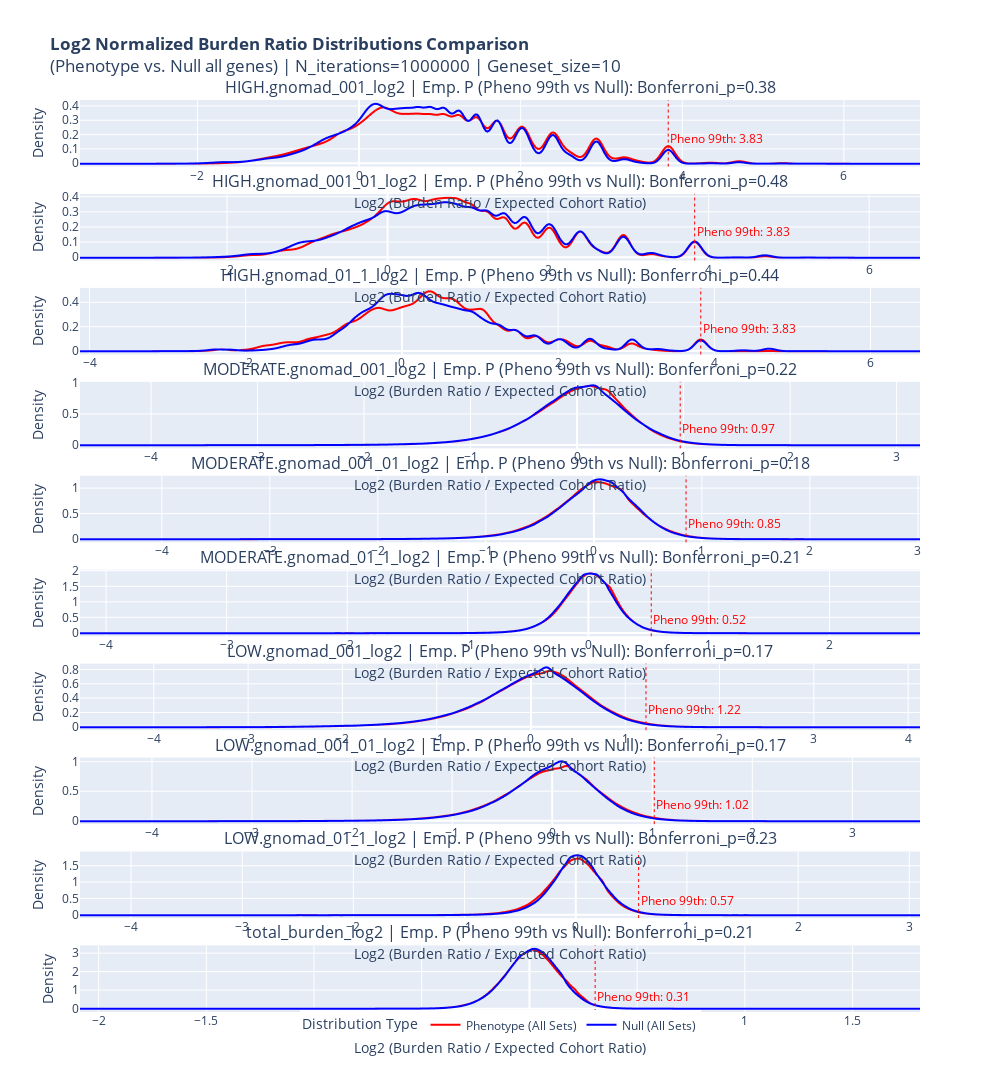

The notebook cell saved with this chart:
### Code cell
import numpy as np
import plotly.graph_objects as go
from plotly.subplots import make_subplots


# This plot compares the main Phenotype and Null simulations AND NMD-specific simulations
fig_overlay_main_sims = make_subplots(  # Renamed from fig_overlay_final to fig_overlay_main_sims for clarity
    rows=len(bin_columns),
    cols=1,
    vertical_spacing=0.03,
    subplot_titles = [
    f"{col}_log2 | Emp. P (Pheno 99th vs Null): Bonferroni_p={empirical_99th_df.loc[empirical_99th_df['Frequency_Bin'] == col, 'Bonferroni_Adjusted_Pval'].values[0]:.2f}"
        for col in bin_columns
    ]
)

for i, col in enumerate(bin_columns):
    col_log2_pheno = df_ratios_pheno.get(col + "_log2", pd.Series(dtype=float)).replace([np.inf, -np.inf],
                                                                                        np.nan).dropna()
    col_log2_null = df_ratios_null.get(col + "_log2", pd.Series(dtype=float)).replace([np.inf, -np.inf],
                                                                                      np.nan).dropna()

    # Get NMD data for this bin
    col_log2_pheno_nmd = df_ratios_pheno_nmd.get(col + "nmd_log2", pd.Series(dtype=float)).replace([np.inf, -np.inf],
                                                                                        np.nan).dropna()
    col_log2_null_nmd = df_ratios_null_nmd.get(col + "nmd_log2", pd.Series(dtype=float)).replace([np.inf, -np.inf],
                                                                                      np.nan).dropna()

    all_valid_data_for_bin = pd.concat(
        [col_log2_pheno, col_log2_null, col_log2_pheno_nmd, col_log2_null_nmd]).dropna()  # Include NMD data for range

    if len(all_valid_data_for_bin) > 1:
        min_val = all_valid_data_for_bin.min() - 1
        max_val = all_valid_data_for_bin.max() + 1
        x_grid = np.linspace(min_val, max_val, 500)

        # Plot Main Phenotype Simulation
        if len(col_log2_pheno) > 1:
            pheno_kde = gaussian_kde(col_log2_pheno)
            pheno_density = pheno_kde(x_grid)
            fig_overlay_main_sims.add_trace(
                go.Scattergl(x=x_grid, y=pheno_density, mode='lines', line=dict(color='red', width=2),
                             name="Phenotype (All Sets)", showlegend=(i == 0)),
                row=i + 1, col=1
            )

        # Plot Main Null Simulation
        if len(col_log2_null) > 1:
            null_kde = gaussian_kde(col_log2_null)
            null_density = null_kde(x_grid)
            fig_overlay_main_sims.add_trace(
                go.Scattergl(x=x_grid, y=null_density, mode='lines', line=dict(color='blue', width=2),
                             name="Null (All Sets)", showlegend=(i == 0)),
                row=i + 1, col=1
            )


        # Add Pheno 95th percentile line
        if len(col_log2_pheno) > 1:
            pheno_95th_val = np.percentile(col_log2_pheno, 99) #99th percentile
            fig_overlay_main_sims.add_vline(
            x=pheno_95th_val, line_width=1, line_dash="dot", line_color="red",
            row=i + 1, col=1)

            fig_overlay_main_sims.add_annotation(
                x=pheno_95th_val,
                y=0.1,  # Set this to a slightly higher value than the bottom of your y-axis
                text=f"Pheno 99th: {pheno_95th_val:.2f}",
                showarrow=False,
                xanchor="left",
                yanchor="bottom",
                font=dict(color="red"),
                row=i + 1,
                col=1
            )
    else:
        print(f"Skipping density plot for bin {col} due to insufficient combined data points after NaN removal.")

    fig_overlay_main_sims.update_xaxes(title_text="Log2 (Burden Ratio / Expected Cohort Ratio)", row=i + 1, col=1)
    fig_overlay_main_sims.update_yaxes(title_text="Density", row=i + 1, col=1)

fig_overlay_main_sims.update_layout(
    height=max(600, 250 * len(bin_columns)),
    width=1000,
    title_text=f"<b>Log2 Normalized Burden Ratio Distributions Comparison</b><br>(Phenotype vs. Null all genes) | N_iterations={iterations} | Geneset_size={combination_length}",
    hovermode="x unified",
    legend_title_text="Distribution Type",
    legend=dict(orientation="h",yanchor="bottom",y=-0.03,xanchor="center", x=0.5)
)
fig_overlay_main_sims.show()
if out_dir:
    fig_overlay_main_sims.write_html(out_dir.joinpath("Phenotype_Null_Log2_Density_Curves.html"))
    print(f"✅ Combined density plot saved to {out_dir.joinpath('Phenotype_Null_Log2_Density_Curves.html')}")

### Figure 1 — Plotly figure (JSON) as saved in the notebook; plotly's stock layout.template omitted (floating-point values rounded to 4 significant figures; data arrays with more than 128 entries replaced by an {"elided": "..."} marker saying what was removed)
{"data": [{"line": {"color": "red", "width": 2}, "mode": "lines", "name": "Phenotype (All Sets)", "showlegend": true, "x": {"elided": "500 float values"}, "y": {"elided": "500 float values"}, "type": "scattergl", "xaxis": "x", "yaxis": "y"}, {"line": {"color": "blue", "width": 2}, "mode": "lines", "name": "Null (All Sets)", "showlegend": true, "x": {"elided": "500 float values"}, "y": {"elided": "500 float values"}, "type": "scattergl", "xaxis": "x", "yaxis": "y"}, {"line": {"color": "red", "width": 2}, "mode": "lines", "name": "Phenotype (All Sets)", "showlegend": false, "x": {"elided": "500 float values"}, "y": {"elided": "500 float values"}, "type": "scattergl", "xaxis": "x2", "yaxis": "y2"}, {"line": {"color": "blue", "width": 2}, "mode": "lines", "name": "Null (All Sets)", "showlegend": false, "x": {"elided": "500 float values"}, "y": {"elided": "500 float values"}, "type": "scattergl", "xaxis": "x2", "yaxis": "y2"}, {"line": {"color": "red", "width": 2}, "mode": "lines", "name": "Phenotype (All Sets)", "showlegend": false, "x": {"elided": "500 float values"}, "y": {"elided": "500 float values"}, "type": "scattergl", "xaxis": "x3", "yaxis": "y3"}, {"line": {"color": "blue", "width": 2}, "mode": "lines", "name": "Null (All Sets)", "showlegend": false, "x": {"elided": "500 float values"}, "y": {"elided": "500 float values"}, "type": "scattergl", "xaxis": "x3", "yaxis": "y3"}, {"line": {"color": "red", "width": 2}, "mode": "lines", "name": "Phenotype (All Sets)", "showlegend": false, "x": {"elided": "500 float values"}, "y": {"elided": "500 float values"}, "type": "scattergl", "xaxis": "x4", "yaxis": "y4"}, {"line": {"color": "blue", "width": 2}, "mode": "lines", "name": "Null (All Sets)", "showlegend": false, "x": {"elided": "500 float values"}, "y": {"elided": "500 float values"}, "type": "scattergl", "xaxis": "x4", "yaxis": "y4"}, {"line": {"color": "red", "width": 2}, "mode": "lines", "name": "Phenotype (All Sets)", "showlegend": false, "x": {"elided": "500 float values"}, "y": {"elided": "500 float values"}, "type": "scattergl", "xaxis": "x5", "yaxis": "y5"}, {"line": {"color": "blue", "width": 2}, "mode": "lines", "name": "Null (All Sets)", "showlegend": false, "x": {"elided": "500 float values"}, "y": {"elided": "500 float values"}, "type": "scattergl", "xaxis": "x5", "yaxis": "y5"}, {"line": {"color": "red", "width": 2}, "mode": "lines", "name": "Phenotype (All Sets)", "showlegend": false, "x": {"elided": "500 float values"}, "y": {"elided": "500 float values"}, "type": "scattergl", "xaxis": "x6", "yaxis": "y6"}, {"line": {"color": "blue", "width": 2}, "mode": "lines", "name": "Null (All Sets)", "showlegend": false, "x": {"elided": "500 float values"}, "y": {"elided": "500 float values"}, "type": "scattergl", "xaxis": "x6", "yaxis": "y6"}, {"line": {"color": "red", "width": 2}, "mode": "lines", "name": "Phenotype (All Sets)", "showlegend": false, "x": {"elided": "500 float values"}, "y": {"elided": "500 float values"}, "type": "scattergl", "xaxis": "x7", "yaxis": "y7"}, {"line": {"color": "blue", "width": 2}, "mode": "lines", "name": "Null (All Sets)", "showlegend": false, "x": {"elided": "500 float values"}, "y": {"elided": "500 float values"}, "type": "scattergl", "xaxis": "x7", "yaxis": "y7"}, {"line": {"color": "red", "width": 2}, "mode": "lines", "name": "Phenotype (All Sets)", "showlegend": false, "x": {"elided": "500 float values"}, "y": {"elided": "500 float values"}, "type": "scattergl", "xaxis": "x8", "yaxis": "y8"}, {"line": {"color": "blue", "width": 2}, "mode": "lines", "name": "Null (All Sets)", "showlegend": false, "x": {"elided": "500 float values"}, "y": {"elided": "500 float values"}, "type": "scattergl", "xaxis": "x8", "yaxis": "y8"}, {"line": {"color": "red", "width": 2}, "mode": "lines", "name": "Phenotype (All Sets)", "showlegend": false, "x": {"elided": "500 float values"}, "y": {"elided": "500 float values"}, "type": "scattergl", "xaxis": "x9", "yaxis": "y9"}, {"line": {"color": "blue", "width": 2}, "mode": "lines", "name": "Null (All Sets)", "showlegend": false, "x": {"elided": "500 float values"}, "y": {"elided": "500 float values"}, "type": "scattergl", "xaxis": "x9", "yaxis": "y9"}, {"line": {"color": "red", "width": 2}, "mode": "lines", "name": "Phenotype (All Sets)", "showlegend": false, "x": {"elided": "500 float values"}, "y": {"elided": "500 float values"}, "type": "scattergl", "xaxis": "x10", "yaxis": "y10"}, {"line": {"color": "blue", "width": 2}, "mode": "lines", "name": "Null (All Sets)", "showlegend": false, "x": {"elided": "500 float values"}, "y": {"elided": "500 float values"}, "type": "scattergl", "xaxis": "x10", "yaxis": "y10"}], "layout": {"xaxis": {"anchor": "y", "domain": [0.0, 1.0], "title": {"text": "Log2 (Burden Ratio / Expected Cohort Ratio)"}}, "yaxis": {"anchor": "x", "domain": [0.927, 1.0], "title": {"text": "Density"}}, "xaxis2": {"anchor": "y2", "domain": [0.0, 1.0], "title": {"text": "Log2 (Burden Ratio / Expected Cohort Ratio)"}}, "yaxis2": {"anchor": "x2", "domain": [0.824, 0.897], "title": {"text": "Density"}}, "xaxis3": {"anchor": "y3", "domain": [0.0, 1.0], "title": {"text": "Log2 (Burden Ratio / Expected Cohort Ratio)"}}, "yaxis3": {"anchor": "x3", "domain": [0.721, 0.794], "title": {"text": "Density"}}, "xaxis4": {"anchor": "y4", "domain": [0.0, 1.0], "title": {"text": "Log2 (Burden Ratio / Expected Cohort Ratio)"}}, "yaxis4": {"anchor": "x4", "domain": [0.618, 0.691], "title": {"text": "Density"}}, "xaxis5": {"anchor": "y5", "domain": [0.0, 1.0], "title": {"text": "Log2 (Burden Ratio / Expected Cohort Ratio)"}}, "yaxis5": {"anchor": "x5", "domain": [0.515, 0.588], "title": {"text": "Density"}}, "xaxis6": {"anchor": "y6", "domain": [0.0, 1.0], "title": {"text": "Log2 (Burden Ratio / Expected Cohort Ratio)"}}, "yaxis6": {"anchor": "x6", "domain": [0.412, 0.485], "title": {"text": "Density"}}, "xaxis7": {"anchor": "y7", "domain": [0.0, 1.0], "title": {"text": "Log2 (Burden Ratio / Expected Cohort Ratio)"}}, "yaxis7": {"anchor": "x7", "domain": [0.309, 0.382], "title": {"text": "Density"}}, "xaxis8": {"anchor": "y8", "domain": [0.0, 1.0], "title": {"text": "Log2 (Burden Ratio / Expected Cohort Ratio)"}}, "yaxis8": {"anchor": "x8", "domain": [0.206, 0.279], "title": {"text": "Density"}}, "xaxis9": {"anchor": "y9", "domain": [0.0, 1.0], "title": {"text": "Log2 (Burden Ratio / Expected Cohort Ratio)"}}, "yaxis9": {"anchor": "x9", "domain": [0.103, 0.176], "title": {"text": "Density"}}, "xaxis10": {"anchor": "y10", "domain": [0.0, 1.0], "title": {"text": "Log2 (Burden Ratio / Expected Cohort Ratio)"}}, "yaxis10": {"anchor": "x10", "domain": [0.0, 0.073], "title": {"text": "Density"}}, "annotations": [{"font": {"size": 16}, "showarrow": false, "text": "HIGH.gnomad_001_log2 | Emp. P (Pheno 99th vs Null): Bonferroni_p=0.38", "x": 0.5, "xanchor": "center", "xref": "paper", "y": 1.0, "yanchor": "bottom", "yref": "paper"}, {"font": {"size": 16}, "showarrow": false, "text": "HIGH.gnomad_001_01_log2 | Emp. P (Pheno 99th vs Null): Bonferroni_p=0.48", "x": 0.5, "xanchor": "center", "xref": "paper", "y": 0.897, "yanchor": "bottom", "yref": "paper"}, {"font": {"size": 16}, "showarrow": false, "text": "HIGH.gnomad_01_1_log2 | Emp. P (Pheno 99th vs Null): Bonferroni_p=0.44", "x": 0.5, "xanchor": "center", "xref": "paper", "y": 0.794, "yanchor": "bottom", "yref": "paper"}, {"font": {"size": 16}, "showarrow": false, "text": "MODERATE.gnomad_001_log2 | Emp. P (Pheno 99th vs Null): Bonferroni_p=0.22", "x": 0.5, "xanchor": "center", "xref": "paper", "y": 0.691, "yanchor": "bottom", "yref": "paper"}, {"font": {"size": 16}, "showarrow": false, "text": "MODERATE.gnomad_001_01_log2 | Emp. P (Pheno 99th vs Null): Bonferroni_p=0.18", "x": 0.5, "xanchor": "center", "xref": "paper", "y": 0.588, "yanchor": "bottom", "yref": "paper"}, {"font": {"size": 16}, "showarrow": false, "text": "MODERATE.gnomad_01_1_log2 | Emp. P (Pheno 99th vs Null): Bonferroni_p=0.21", "x": 0.5, "xanchor": "center", "xref": "paper", "y": 0.485, "yanchor": "bottom", "yref": "paper"}, {"font": {"size": 16}, "showarrow": false, "text": "LOW.gnomad_001_log2 | Emp. P (Pheno 99th vs Null): Bonferroni_p=0.17", "x": 0.5, "xanchor": "center", "xref": "paper", "y": 0.382, "yanchor": "bottom", "yref": "paper"}, {"font": {"size": 16}, "showarrow": false, "text": "LOW.gnomad_001_01_log2 | Emp. P (Pheno 99th vs Null): Bonferroni_p=0.17", "x": 0.5, "xanchor": "center", "xref": "paper", "y": 0.279, "yanchor": "bottom", "yref": "paper"}, {"font": {"size": 16}, "showarrow": false, "text": "LOW.gnomad_01_1_log2 | Emp. P (Pheno 99th vs Null): Bonferroni_p=0.23", "x": 0.5, "xanchor": "center", "xref": "paper", "y": 0.176, "yanchor": "bottom", "yref": "paper"}, {"font": {"size": 16}, "showarrow": false, "text": "total_burden_log2 | Emp. P (Pheno 99th vs Null): Bonferroni_p=0.21", "x": 0.5, "xanchor": "center", "xref": "paper", "y": 0.073, "yanchor": "bottom", "yref": "paper"}, {"font": {"color": "red"}, "showarrow": false, "text": "Pheno 99th: 3.83", "x": 3.826, "xanchor": "left", "xref": "x", "y": 0.1, "yanchor": "bottom", "yref": "y"}, {"font": {"color": "red"}, "showarrow": false, "text": "Pheno 99th: 3.83", "x": 3.826, "xanchor": "left", "xref": "x2", "y": 0.1, "yanchor": "bottom", "yref": "y2"}, {"font": {"color": "red"}, "showarrow": false, "text": "Pheno 99th: 3.83", "x": 3.826, "xanchor": "left", "xref": "x3", "y": 0.1, "yanchor": "bottom", "yref": "y3"}, {"font": {"color": "red"}, "showarrow": false, "text": "Pheno 99th: 0.97", "x": 0.9683, "xanchor": "left", "xref": "x4", "y": 0.1, "yanchor": "bottom", "yref": "y4"}, {"font": {"color": "red"}, "showarrow": false, "text": "Pheno 99th: 0.85", "x": 0.8532, "xanchor": "left", "xref": "x5", "y": 0.1, "yanchor": "bottom", "yref": "y5"}, {"font": {"color": "red"}, "showarrow": false, "text": "Pheno 99th: 0.52", "x": 0.5218, "xanchor": "left", "xref": "x6", "y": 0.1, "yanchor": "bottom", "yref": "y6"}, {"font": {"color": "red"}, "showarrow": false, "text": "Pheno 99th: 1.22", "x": 1.22, "xanchor": "left", "xref": "x7", "y": 0.1, "yanchor": "bottom", "yref": "y7"}, {"font": {"color": "red"}, "showarrow": false, "text": "Pheno 99th: 1.02", "x": 1.02, "xanchor": "left", "xref": "x8", "y": 0.1, "yanchor": "bottom", "yref": "y8"}, {"font": {"color": "red"}, "showarrow": false, "text": "Pheno 99th: 0.57", "x": 0.5655, "xanchor": "left", "xref": "x9", "y": 0.1, "yanchor": "bottom", "yref": "y9"}, {"font": {"color": "red"}, "showarrow": false, "text": "Pheno 99th: 0.31", "x": 0.305, "xanchor": "left", "xref": "x10", "y": 0.1, "yanchor": "bottom", "yref": "y10"}], "shapes": [{"line": {"color": "red", "dash": "dot", "width": 1}, "type": "line", "x0": 3.826, "x1": 3.826, "xref": "x", "y0": 0, "y1": 1, "yref": "y domain"}, {"line": {"color": "red", "dash": "dot", "width": 1}, "type": "line", "x0": 3.826, "x1": 3.826, "xref": "x2", "y0": 0, "y1": 1, "yref": "y2 domain"}, {"line": {"color": "red", "dash": "dot", "width": 1}, "type": "line", "x0": 3.826, "x1": 3.826, "xref": "x3", "y0": 0, "y1": 1, "yref": "y3 domain"}, {"line": {"color": "red", "dash": "dot", "width": 1}, "type": "line", "x0": 0.9683, "x1": 0.9683, "xref": "x4", "y0": 0, "y1": 1, "yref": "y4 domain"}, {"line": {"color": "red", "dash": "dot", "width": 1}, "type": "line", "x0": 0.8532, "x1": 0.8532, "xref": "x5", "y0": 0, "y1": 1, "yref": "y5 domain"}, {"line": {"color": "red", "dash": "dot", "width": 1}, "type": "line", "x0": 0.5218, "x1": 0.5218, "xref": "x6", "y0": 0, "y1": 1, "yref": "y6 domain"}, {"line": {"color": "red", "dash": "dot", "width": 1}, "type": "line", "x0": 1.22, "x1": 1.22, "xref": "x7", "y0": 0, "y1": 1, "yref": "y7 domain"}, {"line": {"color": "red", "dash": "dot", "width": 1}, "type": "line", "x0": 1.02, "x1": 1.02, "xref": "x8", "y0": 0, "y1": 1, "yref": "y8 domain"}, {"line": {"color": "red", "dash": "dot", "width": 1}, "type": "line", "x0": 0.5655, "x1": 0.5655, "xref": "x9", "y0": 0, "y1": 1, "yref": "y9 domain"}, {"line": {"color": "red", "dash": "dot", "width": 1}, "type": "line", "x0": 0.305, "x1": 0.305, "xref": "x10", "y0": 0, "y1": 1, "yref": "y10 domain"}], "title": {"text": "<b>Log2 Normalized Burden Ratio Distributions Comparison</b><br>(Phenotype vs. Null all genes) | N_iterations=1000000 | Geneset_size=10"}, "legend": {"title": {"text": "Distribution Type"}, "orientation": "h", "yanchor": "bottom", "y": -0.03, "xanchor": "center", "x": 0.5}, "height": 2500, "width": 1000, "hovermode": "x unified"}}
